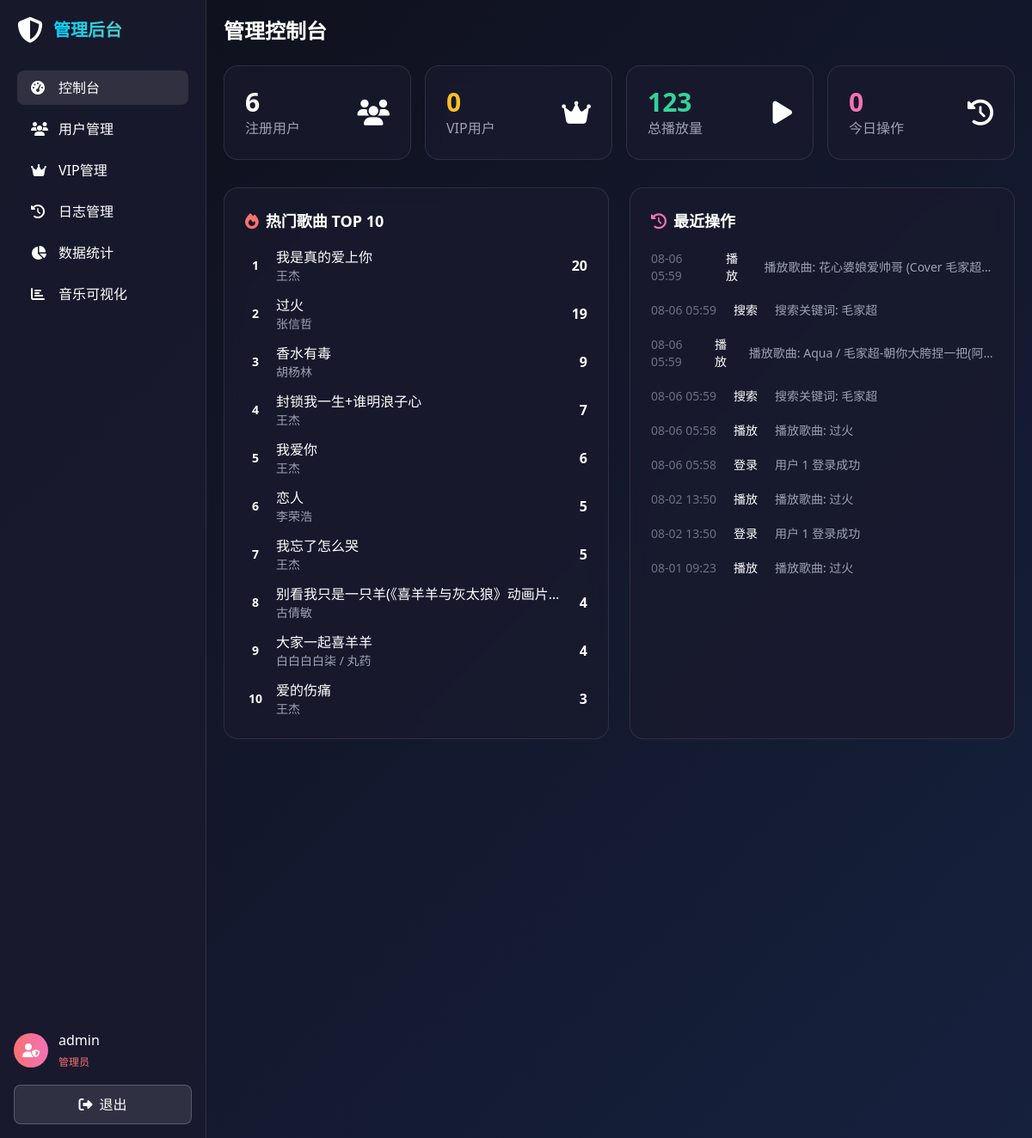
The page /admin (signed in) on the database its author committed.
### models.py (models this page shows, shortened)
class User(UserMixin, db.Model):
    __tablename__ = 'users'
    id = db.Column(db.Integer, primary_key=True)
    username = db.Column(db.String(50), unique=True, nullable=False)
    email = db.Column(db.String(100), unique=True, nullable=False)
    password_hash = db.Column(db.String(255), nullable=False)
    is_admin = db.Column(db.Boolean, default=False)
    is_vip = db.Column(db.Boolean, default=False)
    vip_expire_date = db.Column(db.DateTime, nullable=True)
    created_at = db.Column(db.DateTime, default=datetime.utcnow)
    last_login = db.Column(db.DateTime, nullable=True)
    favorites = db.relationship('Favorite', backref='user', lazy='dynamic')
    play_history = db.relationship('PlayHistory', backref='user', lazy='dynamic')
    logs = db.relationship('UserLog', backref='user', lazy='dynamic')

class SongStats(db.Model):
    __tablename__ = 'song_stats'
    id = db.Column(db.Integer, primary_key=True)
    song_id = db.Column(db.String(100), unique=True, nullable=False)
    song_name = db.Column(db.String(200), nullable=False)
    artist = db.Column(db.String(200), nullable=False)
    genre = db.Column(db.String(50), nullable=True)
    play_count = db.Column(db.Integer, default=0)
    favorite_count = db.Column(db.Integer, default=0)
    last_played = db.Column(db.DateTime, nullable=True)

class UserLog(db.Model):
    __tablename__ = 'user_logs'
    id = db.Column(db.Integer, primary_key=True)
    user_id = db.Column(db.Integer, db.ForeignKey('users.id'), nullable=False)
    action = db.Column(db.String(50), nullable=False)
    detail = db.Column(db.Text, nullable=True)
    ip_address = db.Column(db.String(50), nullable=True)
    created_at = db.Column(db.DateTime, default=datetime.utcnow)

### app.py (the view)
@app.route('/admin')
@login_required
@admin_required
def admin_dashboard():
    user_count = User.query.filter_by(is_admin=False).count()
    vip_count = User.query.filter(User.is_vip==True, User.vip_expire_date > datetime.utcnow()).count()
    total_plays = db.session.query(db.func.sum(SongStats.play_count)).scalar() or 0
    today_logs = UserLog.query.filter(UserLog.created_at >= datetime.utcnow().date()).count()
    top_songs = SongStats.query.order_by(SongStats.play_count.desc()).limit(10).all()
    recent_logs = UserLog.query.order_by(UserLog.created_at.desc()).limit(20).all()
    return render_template('admin/dashboard.html',
                         user_count=user_count,
                         vip_count=vip_count,
                         total_plays=total_plays,
                         today_logs=today_logs,
                         top_songs=top_songs,
                         recent_logs=recent_logs)

### app.py (called while the page is built)
@login_manager.user_loader
def load_user(user_id):
    return User.query.get(int(user_id))

def admin_required(f):
    @wraps(f)
    def decorated_function(*args, **kwargs):
        if not current_user.is_authenticated or not current_user.is_admin:
            flash('需要管理员权限', 'error')
            return redirect(url_for('index'))
        return f(*args, **kwargs)
    return decorated_function

### templates/admin/dashboard.html (shortened to what this page needs)
{% extends 'base.html' %}
{% block body %}
<div class="sidebar">
    <div class="flex items-center gap-3 mb-8">
        <i class="fas fa-shield-alt text-3xl text-cyan-400"></i>
        <span class="text-xl font-bold gradient-text">管理后台</span>
    </div>
    <nav class="space-y-2">
        <a href="{{ url_for('admin_dashboard') }}" class="nav-link flex items-center gap-3 active">
            <i class="fas fa-tachometer-alt w-5"></i>控制台
        </a>
        <a href="{{ url_for('admin_users') }}" class="nav-link flex items-center gap-3">
            <i class="fas fa-users w-5"></i>用户管理
        </a>
        <a href="{{ url_for('admin_vip') }}" class="nav-link flex items-center gap-3">
            <i class="fas fa-crown w-5"></i>VIP管理
        </a>
        <a href="{{ url_for('admin_logs') }}" class="nav-link flex items-center gap-3">
            <i class="fas fa-history w-5"></i>日志管理
        </a>
        <a href="{{ url_for('admin_stats') }}" class="nav-link flex items-center gap-3">
            <i class="fas fa-chart-pie w-5"></i>数据统计
        </a>
        <a href="{{ url_for('admin_visualizer') }}" class="nav-link flex items-center gap-3">
            <i class="fas fa-chart-bar w-5"></i>音乐可视化
        </a>
    </nav>
    <div class="absolute bottom-4 left-4 right-4">
        <div class="flex items-center gap-3 mb-4">
            <div class="w-10 h-10 rounded-full bg-gradient-to-r from-red-400 to-pink-400 flex items-center justify-center">
                <i class="fas fa-user-shield"></i>
            </div>
            <div>
                <div class="font-medium">{{ current_user.username }}</div>
                <span class="text-xs text-red-400">管理员</span>
            </div>
        </div>
        <a href="{{ url_for('logout') }}" class="btn-secondary w-full text-center block">
            <i class="fas fa-sign-out-alt mr-2"></i>退出
        </a>
    </div>
</div>
<div class="main-content">
    <h1 class="text-2xl font-bold mb-6">管理控制台</h1>
    <div class="grid grid-cols-2 md:grid-cols-4 gap-4 mb-8">
        <div class="glass-card p-6">
            <div class="flex items-center justify-between">
                <div>
                    <div class="text-3xl font-bold text-cyan-400">{{ user_count }}</div>
                    <div class="text-gray-400">注册用户</div>
                </div>
                <i class="fas fa-users text-3xl text-cyan-400/30"></i>
            </div>
        </div>
        <div class="glass-card p-6">
            <div class="flex items-center justify-between">
                <div>
                    <div class="text-3xl font-bold text-yellow-400">{{ vip_count }}</div>
                    <div class="text-gray-400">VIP用户</div>
                </div>
                <i class="fas fa-crown text-3xl text-yellow-400/30"></i>
            </div>
        </div>
        <div class="glass-card p-6">
            <div class="flex items-center justify-between">
                <div>
                    <div class="text-3xl font-bold text-green-400">{{ total_plays }}</div>
                    <div class="text-gray-400">总播放量</div>
                </div>
                <i class="fas fa-play text-3xl text-green-400/30"></i>
            </div>
        </div>
        <div class="glass-card p-6">
            <div class="flex items-center justify-between">
                <div>
                    <div class="text-3xl font-bold text-pink-400">{{ today_logs }}</div>
                    <div class="text-gray-400">今日操作</div>
                </div>
                <i class="fas fa-history text-3xl text-pink-400/30"></i>
            </div>
        </div>
    </div>
    <div class="grid grid-cols-1 md:grid-cols-2 gap-6">
        <div class="glass-card p-6">
            <h2 class="text-lg font-bold mb-4"><i class="fas fa-fire text-red-400 mr-2"></i>热门歌曲 TOP 10</h2>
            <div class="space-y-3">
                {% for song in top_songs %}
                <div class="flex items-center gap-3">
                    <span class="w-6 h-6 rounded-full bg-gradient-to-r from-cyan-400 to-teal-400 flex items-center justify-center text-sm font-bold">{{ loop.index }}</span>
                    <div class="flex-1 min-w-0">
                        <div class="font-medium truncate">{{ song.song_name }}</div>
                        <div class="text-gray-400 text-sm truncate">{{ song.artist }}</div>
                    </div>
                    <div class="text-cyan-400 font-bold">{{ song.play_count }}</div>
                </div>
                {% endfor %}
            </div>
        </div>
        <div class="glass-card p-6">
            <h2 class="text-lg font-bold mb-4"><i class="fas fa-history text-pink-400 mr-2"></i>最近操作</h2>
            <div class="space-y-3 max-h-96 overflow-y-auto">
                {% for log in recent_logs %}
                <div class="flex items-center gap-3 text-sm">
                    <span class="text-gray-500">{{ log.created_at.strftime('%m-%d %H:%M') }}</span>
                    <span class="px-2 py-1 rounded bg-cyan-400/20 text-cyan-400">{{ log.action }}</span>
                    <span class="text-gray-400 truncate">{{ log.detail or '' }}</span>
                </div>
                {% endfor %}
            </div>
        </div>
    </div>
</div>
{% endblock %}

### templates/base.html (shortened to what this page needs)
<!DOCTYPE html>
<html lang="zh-CN">
<head>
    <link href="https://cdn.jsdelivr.net/npm/tailwindcss@2.2.19/dist/tailwind.min.css" rel="stylesheet">
    <link href="https://cdnjs.cloudflare.com/ajax/libs/font-awesome/6.4.0/css/all.min.css" rel="stylesheet">
</head>
<body>
    {% block body %}{% endblock %}
</body>
</html>

### templates/base.html (style rules this page uses)
:root { --primary: #00d4ff; --secondary: #ff6b6b; --accent: #4ecdc4; --bg-dark: #0f0f1a; --bg-card: #1a1a2e; }
* { margin: 0; padding: 0; box-sizing: border-box; }
body { font-family: 'Segoe UI', system-ui, sans-serif; background: linear-gradient(135deg, var(--bg-dark) 0%, #16213e 100%); min-height: 100vh; color: white; }
.glass-card { background: rgba(26, 26, 46, 0.8); backdrop-filter: blur(10px); border: 1px solid rgba(255, 255, 255, 0.1); border-radius: 16px; }
.gradient-text { background: linear-gradient(90deg, var(--primary), var(--accent)); -webkit-background-clip: text; -webkit-text-fill-color: transparent; }
.btn-secondary { background: rgba(255, 255, 255, 0.1); border: 1px solid rgba(255, 255, 255, 0.2); padding: 10px 20px; border-radius: 8px; color: white; cursor: pointer; transition: all 0.3s; }
.nav-link { padding: 8px 16px; border-radius: 8px; transition: background 0.3s; }
.nav-link:hover, .nav-link.active { background: rgba(255, 255, 255, 0.1); }
.sidebar { width: 240px; background: rgba(26, 26, 46, 0.9); height: 100vh; position: fixed; left: 0; top: 0; padding: 20px; border-right: 1px solid rgba(255, 255, 255, 0.1); }
.main-content { margin-left: 240px; padding: 20px; min-height: 100vh; }

### rows shown on the page
User: username "admin"
SongStats: song_name "我是真的爱上你", artist "王杰", play_count "20"
SongStats: song_name "过火", artist "张信哲", play_count "19"
SongStats: song_name "香水有毒", artist "胡杨林", play_count "9"
SongStats: song_name "封锁我一生+谁明浪子心", artist "王杰", play_count "7"
SongStats: song_name "我爱你", artist "王杰", play_count "6"
SongStats: song_name "恋人", artist "李荣浩", play_count "5"
SongStats: song_name "我忘了怎么哭", artist "王杰", play_count "5"
SongStats: song_name "别看我只是一只羊(《喜羊羊与灰太狼》动画片…", artist "古倩敏", play_count "4"
SongStats: song_name "大家一起喜羊羊", artist "白白白白柒 / 丸药", play_count "4"
SongStats: song_name "爱的伤痛", artist "王杰", play_count "3"
UserLog: created_at "08-06 05:59", action "播放", detail "播放歌曲: 花心婆娘爱帅哥 (Cover 毛家超…"
UserLog: created_at "08-06 05:59", action "搜索", detail "搜索关键词: 毛家超"
UserLog: created_at "08-06 05:59", action "播放", detail "播放歌曲: Aqua / 毛家超-朝你大胯捏一把(阿…"
UserLog: created_at "08-06 05:59", action "搜索", detail "搜索关键词: 毛家超"
UserLog: created_at "08-06 05:58", action "播放", detail "播放歌曲: 过火"
UserLog: created_at "08-06 05:58", action "登录", detail "用户 1 登录成功"
UserLog: created_at "08-02 13:50", action "播放", detail "播放歌曲: 过火"
UserLog: created_at "08-02 13:50", action "登录", detail "用户 1 登录成功"
UserLog: created_at "08-01 09:23", action "播放", detail "播放歌曲: 过火"

### other values the page prints
{{ user_count }} "6"
{{ vip_count }} "0"
{{ total_plays }} "123"
{{ today_logs }} "0"
